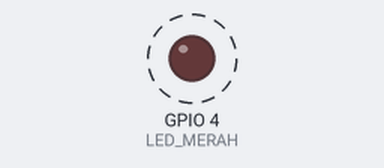
A sketch run on a simulated ESP32. Parts: output pins drawn as LEDs (lit = HIGH). Dashed ring = blinking. What the sketch prints to the serial monitor is not drawn.

Above: at 1.2 s.
Timing chart, 0 to 4.0 s (numbered marks = the images above):
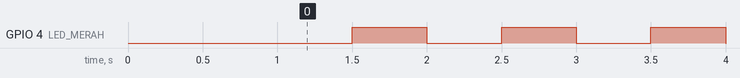

The sketch:

p1_timer_kedip.ino
```cpp
/*
 * BAB 15 - Program 1: LED Berkedip dengan Timer Hardware
 * Timer hardware memanggil ISR setiap 500 ms. ISR membalik LED merah,
 * menghitung jumlah alarm, dan mencatat waktunya. loop() hanya mencetak.
 *
 * Rangkaian: LED1 (LED merah, header LED) → IO4
 */

#define LED_MERAH 4

const uint64_t INTERVAL_US = 500000;  // 500.000 µs = 500 ms

hw_timer_t *timer = NULL;                                // pegangan timer
portMUX_TYPE kunciTimer = portMUX_INITIALIZER_UNLOCKED;  // kunci critical section

volatile bool ledNyala = false;     // keadaan LED, diubah di ISR
volatile uint32_t jumlahAlarm = 0;  // berapa kali alarm sudah berbunyi
volatile uint32_t waktuAlarm = 0;   // millis() saat alarm terakhir

uint32_t sudahDicetak = 0;          // jumlah alarm yang sudah dilaporkan loop()

// ISR: dipanggil timer hardware setiap 500 ms
void IRAM_ATTR saatWaktuHabis() {
  ledNyala = !ledNyala;
  digitalWrite(LED_MERAH, ledNyala ? HIGH : LOW);

  portENTER_CRITICAL_ISR(&kunciTimer);
  jumlahAlarm = jumlahAlarm + 1;  // cara menambah variabel volatile tanpa peringatan compiler
  waktuAlarm = millis();
  portEXIT_CRITICAL_ISR(&kunciTimer);
}

void setup() {
  Serial.begin(115200);
  pinMode(LED_MERAH, OUTPUT);
  digitalWrite(LED_MERAH, LOW);
  delay(1000);  // beri waktu Serial Monitor tersambung

  Serial.println("BAB 15 - Program 1: LED Berkedip dengan Timer Hardware");

  timer = timerBegin(1000000);  // 1 MHz → 1 tick = 1 µs; timer langsung berjalan
  if (timer == NULL) {
    Serial.println("Gagal membuat timer! Program berhenti.");
    while (true) {
      delay(1000);
    }
  }
  timerAttachInterrupt(timer, &saatWaktuHabis);  // pasang ISR
  timerAlarm(timer, INTERVAL_US, true, 0);        // alarm berulang setiap 500 ms

  Serial.println("Timer berjalan: alarm setiap 500 ms.");
}

void loop() {
  // Salin data milik ISR di dalam critical section
  portENTER_CRITICAL(&kunciTimer);
  uint32_t jumlah = jumlahAlarm;
  uint32_t waktu = waktuAlarm;
  portEXIT_CRITICAL(&kunciTimer);

  // Lapor hanya kalau ada alarm baru
  if (jumlah != sudahDicetak) {
    sudahDicetak = jumlah;
    Serial.print("Alarm ke-");
    Serial.print(jumlah);
    Serial.print(" pada ");
    Serial.print(waktu);
    Serial.println(" ms");
  }
}
```

Measured:
- by itself, GPIO 4 (LED_MERAH): alternates HIGH for 0.50 s and LOW for 0.50 s
